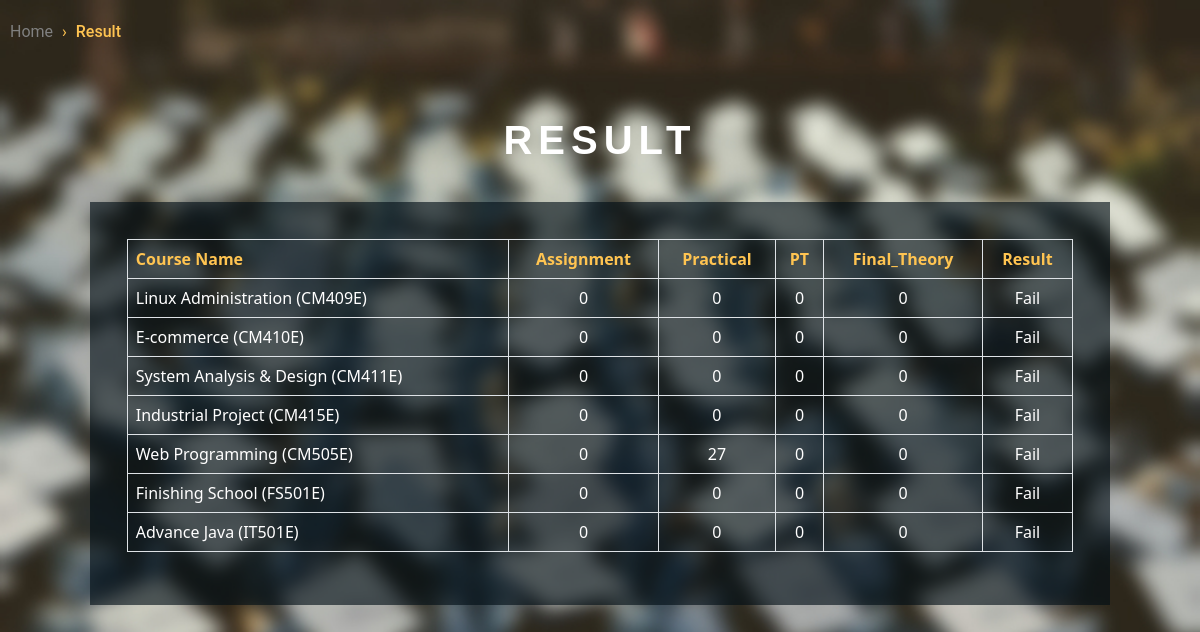
The app's page /Files/result/result_student_view.php (signed in) with its own data.
### tables this page shows
CREATE TABLE `results` (
  `sr` int(11) NOT NULL,
  `enrollment` int(7) NOT NULL,
  `course_name` varchar(6) NOT NULL,
  `Assignment_1` int(3) NOT NULL DEFAULT 0,
  `Assignment_2` int(3) NOT NULL DEFAULT 0,
  `Practical_1` int(3) NOT NULL DEFAULT 0,
  `Practical_2` int(3) NOT NULL DEFAULT 0,
  `Practical_3` int(3) NOT NULL DEFAULT 0,
  `PT_1` int(3) NOT NULL DEFAULT 0,
  `PT_2` int(3) NOT NULL DEFAULT 0,
  `Final_Theory` int(3) NOT NULL DEFAULT 0,
  `attendance` int(3) NOT NULL DEFAULT 0
);

CREATE TABLE `courses` (
  `course_id` varchar(6) NOT NULL,
  `course_name` varchar(100) NOT NULL,
  `teacher_id` int(7) NOT NULL,
  `credits` int(2) NOT NULL,
  `semester` int(11) NOT NULL,
  `classes` int(11) DEFAULT 0,
  `lecture` int(2) NOT NULL
);

### Files/result/result_student_view.php (the view, shortened to what this page needs)
<?php
include("../conn.php");
$enroll = $_SESSION['enrollid'];
$sql = "SELECT * FROM results where enrollment = $enroll";
$result = mysqli_query($conn, $sql);
?>
<html lang="en">
<head>
    <link href="https://cdn.jsdelivr.net/npm/bootstrap@5.0.1/dist/css/bootstrap.min.css" rel="stylesheet">
</head>
<body class="agileits_w3layouts" style="background-color: black;">
    <ul class="breadcrumbs">
        <li class="breadcrumbsitem">
            <a href="../StudentHome.php" class="breadcrumbslink">Home</a>
        </li>
        <li class="breadcrumbsitem">
            <a href="/result/result_student_view.php" class="breadcrumbslink breadcrumbs__link--active">Result</a>
        </li>
    </ul>
    <h1 class="agile_head" style="text-align: center;">RESULT</h1>
    <div class=" w3layouts_main wrap">
        <div style="color:white;">
            <table class="table table-bordered">
                <tr>
                    <th class="color">Course Name</th>
                    <th class="color" style="text-align:center">Assignment</th>
                    <th class="color" style="text-align:center">Practical</th>
                    <th class="color" style="text-align:center">PT</th>
                    <th class="color" style="text-align:center">Final_Theory</th>
                    <th class="color" style="text-align:center">Result</th>
                </tr>
                <?php
                while ($rows = $result->fetch_assoc()) {
                    $ass_avg = $rows['Assignment_1'] + $rows['Assignment_2'];
                    $ass_avg_avg = ceil($ass_avg / 2);
                    $prac_avg = $rows['Practical_1'] + $rows['Practical_2'] + $rows['Practical_3'];
                    $prac_avg_avg = ceil($prac_avg / 3);
                    $pt_avg = $rows['PT_1'] + $rows['PT_2'];
                    $pt_avg_avg = ceil($pt_avg / 2);
                    $final_theory = $rows['Final_Theory'];
                    $sql2 = "select course_name from courses where course_id= '" . $rows['course_name'] . "'";
                    $res1 = mysqli_query($conn, $sql2);
                    $course_name = mysqli_fetch_assoc($res1);
                    $assaddition= $rows["Assignment_1"] + $rows["Assignment_2"];
                    $pracaddition = $rows["Practical_1"] + $rows["Practical_2"]+ $rows["Practical_3"];
                    $ptaddition =  $rows["PT_1"] + $rows["PT_2"];
                    echo '<tr>
                        <td style="color:white;">' .  $course_name['course_name'] . ' (' . $rows['course_name'] . ') </td>
                        <td style="color:white; text-align:center">' . $assaddition . '</td>
                        <td style="color:white; text-align:center">' .  $pracaddition . '</td>
                        <td style="color:white; text-align:center">' .$ptaddition . '</td>
                        <td style="color:white; text-align:center">' . $rows["Final_Theory"] . '</td>';
                    $a = $ass_avg_avg > 10 && $prac_avg_avg > 10 && $pt_avg_avg > 14 && $final_theory > 33;
                    if ($a) {
                        echo '<td style="color:white; text-align:center"> Pass </td>';
                    } else {
                        echo '<td style="color:white; text-align:center"> Fail  </td>';
                    }
                    echo '</tr>';
                }
                ?>
            </table>
        </div>
    </div>
</body>
</html>

### Files/result/result_student_view.php (style rules this page uses)
.agileits_w3layouts { background: url(../assets/img/result1.jpg)no-repeat; background-size: cover; background-attachment: fixed; }
h1.agile_head { padding-top: 1em; font-size: 2.5em; text-transform: uppercase; color: #fff; font-weight: 600; font-family: 'Montserrat', sans-serif; letter-spacing: 6px; line-height: 1.5; }
.wrap { padding: 2.3em; width: 85%; margin: 2em auto; background: rgba(1, 14, 21, 0.62); }
.color { color: #ffc451; }
.breadcrumbs { padding: 10px; font-family: 'Roboto', sans-serif; }
.breadcrumbsitem { display: inline-block; margin-top: 10px; }
.breadcrumbsitem:not(:last-of-type)::after { content: '\203a'; margin: 0 5px; color: #ffc451; }
.breadcrumbslink { text-decoration: none; color: grey; }
.breadcrumbs__link--active { color: #ffc451; font-weight: 500; }

### records on screen
results: courses.course_name "Linux Administration", course_name "CM409E", Assignment_1 "0", Practical_1 "0", PT_1 "0", Final_Theory "0", Assignment_2 "Fail"
results: courses.course_name "E-commerce", course_name "CM410E", Assignment_1 "0", Practical_1 "0", PT_1 "0", Final_Theory "0", Assignment_2 "Fail"
results: courses.course_name "System Analysis & Design", course_name "CM411E", Assignment_1 "0", Practical_1 "0", PT_1 "0", Final_Theory "0", Assignment_2 "Fail"
results: courses.course_name "Industrial Project", course_name "CM415E", Assignment_1 "0", Practical_1 "0", PT_1 "0", Final_Theory "0", Assignment_2 "Fail"
results: courses.course_name "Web Programming", course_name "CM505E", Assignment_1 "0", pracaddition "27", PT_1 "0", Final_Theory "0", Assignment_2 "Fail"
results: courses.course_name "Finishing School", course_name "FS501E", Assignment_1 "0", Practical_1 "0", PT_1 "0", Final_Theory "0", Assignment_2 "Fail"
results: courses.course_name "Advance Java", course_name "IT501E", Assignment_1 "0", Practical_1 "0", PT_1 "0", Final_Theory "0", Assignment_2 "Fail"
